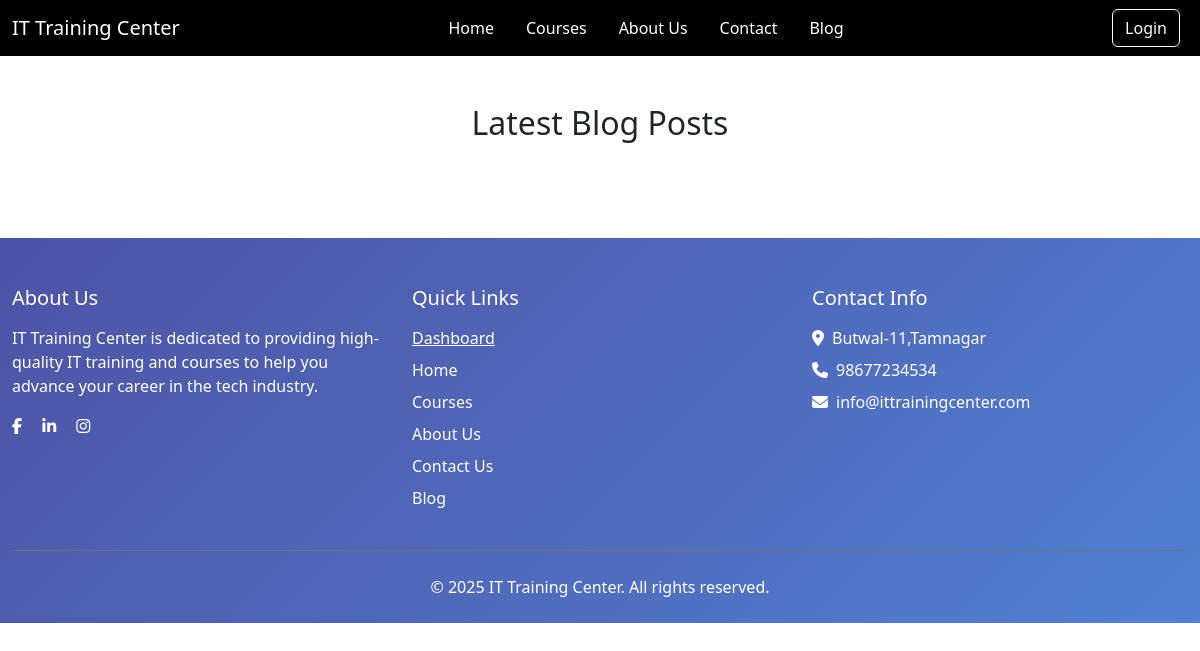
Page /blog/ on the earlier database version.
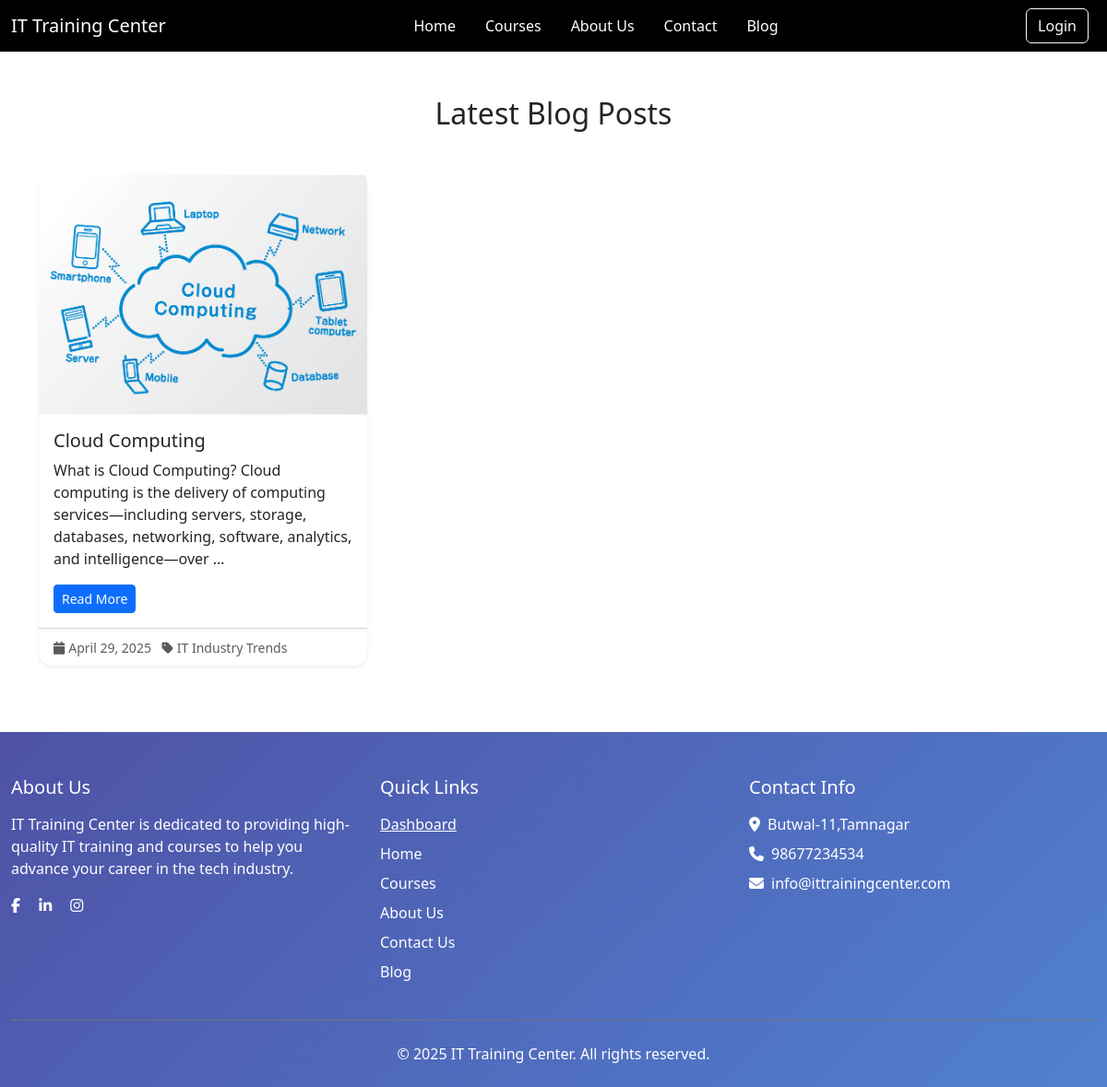
Same page on the later database version.
### myapp/models.py (models this page shows, shortened)
class Blog(models.Model):
    CATEGORIES = [
        ('trends', 'IT Industry Trends'),
        ('learning-tips', 'Learning Tips for Programming'),
        ('career-guidance', 'Career Guidance in Tech Fields'),
    ]
    title = models.CharField(max_length=200)
    slug = models.SlugField(max_length=200, unique=True, blank=True)
    content = models.TextField()
    image = models.ImageField(upload_to='blog_images/', blank=True, null=True)
    category = models.CharField(max_length=50, choices=CATEGORIES, default='trends')
    created_at = models.DateTimeField(auto_now_add=True)
    def get_absolute_url(self):
        return reverse('blog_detail', kwargs={'slug': self.slug})

### myapp/views.py (the view)
# urls.py: path("blog/", blog_list,name='blog_list'),
def blog_list(request):
    blogs = Blog.objects.all()
    return render(request, 'main/blog_list.html', {'blogs': blogs})

### myapp/templates/main/blog_list.html (shortened to what this page needs)
{% extends 'base.html' %}
{% load static %}
{% block content %}
<section class="blog-section py-5">
  <div class="container">
    <h2 class="text-center mb-5">Latest Blog Posts</h2>
    <div class="row">
      {% for blog in blogs %}
      <div class="col-md-4 mb-4">
        <div class="card h-100 shadow-sm">
          {% if blog.image %}
          <img src="{{ blog.image.url }}" class="card-img-top" alt="{{ blog.title }}">
          {% else %}
          <img src="{% static 'images/default-blog.jpg' %}" class="card-img-top" alt="Default Blog Image">
          {% endif %}
          <div class="card-body">
            <h5 class="card-title">{{ blog.title }}</h5>
            <p class="card-text">{{ blog.content|truncatewords:20 }}</p>
            <a href="{{ blog.get_absolute_url }}" class="btn btn-primary btn-sm">Read More</a>
          </div>
          <div class="card-footer bg-transparent">
            <small class="text-muted">
              <i class="fas fa-calendar me-1"></i>{{ blog.created_at|date:"F d, Y" }}
              <span class="ms-2"><i class="fas fa-tag me-1"></i>{{ blog.get_category_display }}</span>
            </small>
          </div>
        </div>
      </div>
      {% endfor %}
    </div>
  </div>
</section>
{% endblock content %}

Differences in the rows shown:
added Blog: image (picture), title "Cloud Computing", content "What is Cloud Computing? Cloud computing is the delivery of computing services—including servers, storage, databases, networking, software, analytics, and intelligence—over …", created_at "April 29, 2025", category "IT Industry Trends"
